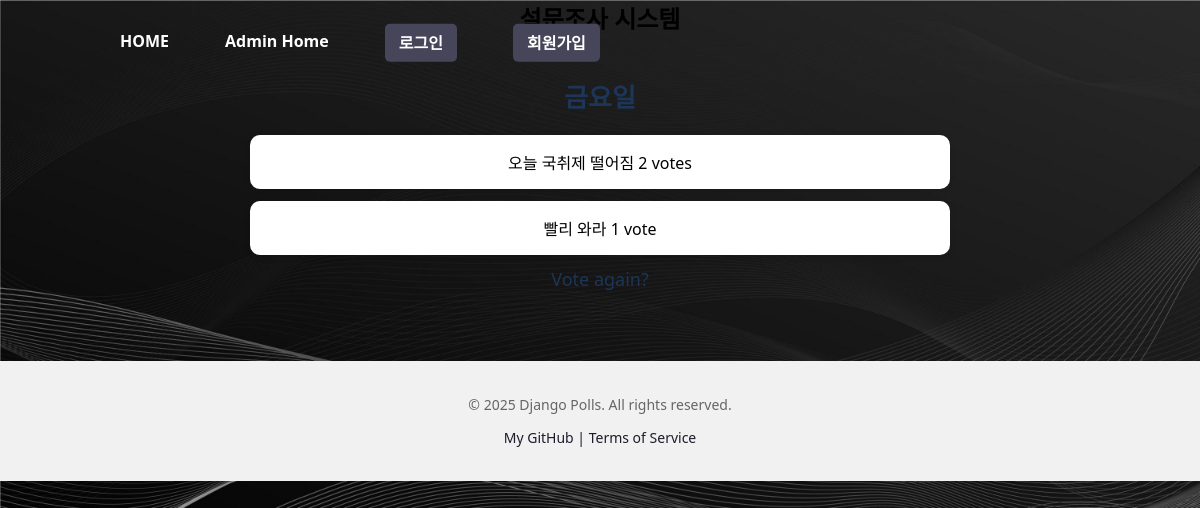
The page /polls/2/results/ on the database as committed earlier.
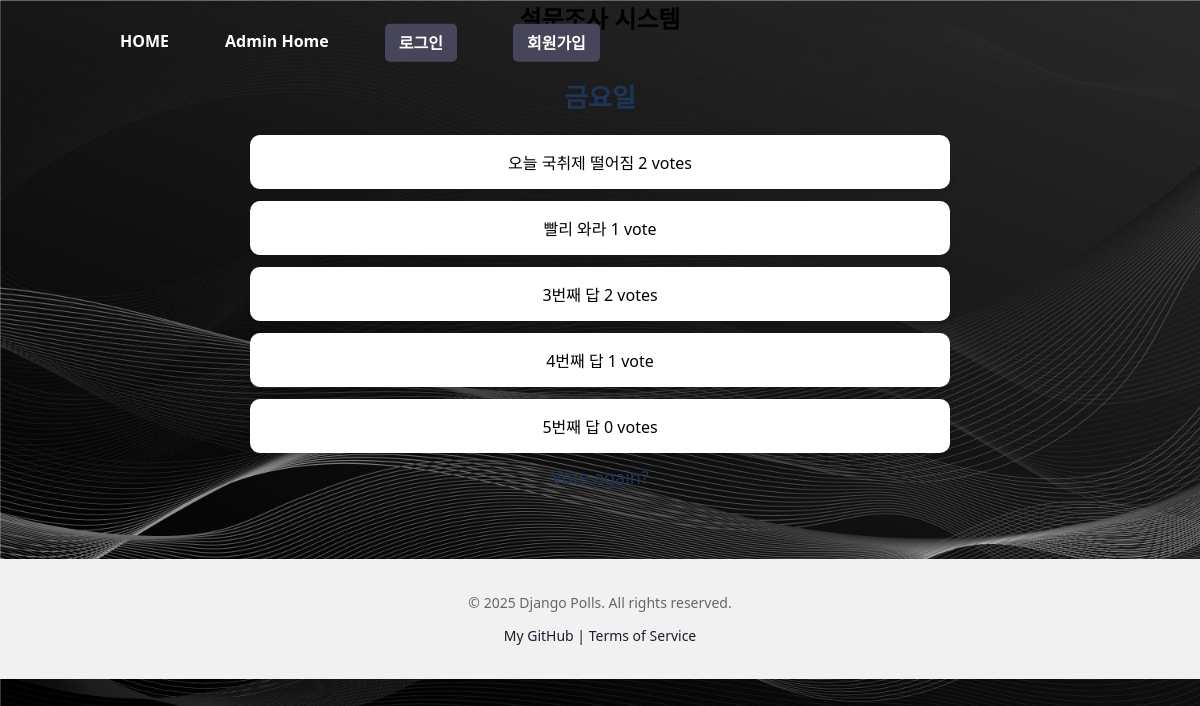
The same page on the database as committed later.
### polls/models.py (models this page shows, shortened)
class Question(models.Model):
    question_text = models.CharField(max_length=200)
    pub_date = models.DateTimeField('date published')

class Choice(models.Model):
    question = models.ForeignKey(Question, on_delete = models.CASCADE)
    choice_text = models.CharField(max_length=200)
    votes = models.IntegerField(default=0)

### polls/views.py (the view)
# urls.py: path("<int:pk>/results/", views.ResultsView.as_view(), name="results"),
class ResultsView(generic.DetailView):
    model = Question
    template_name = "polls/results.html"
    context_object_name = "question"

### templates/polls/results.html (shortened to what this page needs)
{% extends "polls/base.html" %}
{% load static %}
{% block content %}
<link rel="stylesheet" href="{% static 'polls/results.css' %}">
<div class="results-container">
  <h2 class="question-title">{{ question.question_text }}</h2>
  <ul class="result-list">
    {% for choice in question.choice_set.all %}
      <li>
        <span class="choice-text">{{ choice.choice_text }}</span>
        <span class="vote-count">{{ choice.votes }} vote{{ choice.votes|pluralize }}</span>
      </li>
    {% endfor %}
  </ul>
  <div class="vote-again">
    <a href="{% url 'polls:detail' question.id %}" class="vote-again-btn">Vote again?</a>
  </div>
</div>
{% endblock %}

### templates/polls/base.html (shortened to what this page needs)
{% load static %}
<!DOCTYPE html>
<html lang="ko">
{% include "polls/head.html" %}
<head>
  <link rel="stylesheet" href="{% static 'polls/index.css' %}">
</head>
<body>
  {% include "polls/header.html" %}
  <main>
    {% block content %}{% endblock %}
  </main>
  {% include "polls/footer.html" %}
</body>
</html>

### templates/polls/head.html (shortened to what this page needs)
{%load static%}
<head>
  <link rel="stylesheet" href="{% static 'polls/css/index.css' %}" />
  <link rel="stylesheet" href="{% static 'polls/css/detail.css' %}" />
  <link rel="stylesheet" href="{% static 'polls/css/accounts.css' %}" />
 </head>

### templates/polls/header.html
{%load static%}
<header>
  <div class="site-header">
    <h1 class="site-title">설문조사 시스템</h1>
    <nav class="site-nav">
      <ul>
        <li><a href="{% url 'polls:index' %}">HOME</a></li>
        <li><a href="{% url 'admin:index' %}">Admin Home</a></li>
        {% if user.is_authenticated %}
          <li>
            <form method="post" action="{% url 'logout' %}">
              {% csrf_token %}
              <button type="submit" class="nav-button">로그아웃</button>
            </form>
          </li>
        {% else %}
        <li><a href="{% url 'login' %}" class="nav-button">로그인</a></li>
        <li><a href="{% url 'signup' %}" class="nav-button">회원가입</a></li>
        {%endif%}
      </ul>
    </nav>
  </div>
</header>

### templates/polls/footer.html
{% load static %}
<footer>
 <div class="site-footer">
  <p>&copy; 2025 Django Polls. All rights reserved.</p>
  <p>
   <a href="https://github.com/yourusername">My GitHub |</a>
   <a href="/terms">Terms of Service</a>
  </p>
 </div>
</footer>

### static/polls/css/index.css (style rules this page uses)
body { background: url("../img/backgrond.jpg") no-repeat top left; background-size: cover; min-height: 100vh ; background-attachment: fixed; color: rgb(255, 255, 255); font-family: 'Segoe UI', sans-serif; margin: 0; padding: 0; color: rgb(0, 0, 0); }
.site-nav li { display: inline; background: none; box-shadow: none; }
main { padding: 20px; text-align: center; }
h2 { color: #333; font-size: 28px; margin-bottom: 20px; }
ul { list-style: none; padding: 0; margin: 0 auto; max-width: 700px; }
li { background-color: white; border-radius: 10px; margin-bottom: 12px; padding: 15px 20px; box-shadow: 0 2px 6px rgba(0, 0, 0, 0.1); transition: background-color 0.2s ease; }
a { text-decoration: none; font-size: 18px; color: #1d3557; }
footer { margin-top: 50px; padding: 20px; background-color: #f1f1f1; text-align: center; font-size: 14px; color: #666; }
footer a { color: #1e1c2b; text-decoration: none; font-size: 14px; }
.site-header { width: 100%; position: relative; text-align: center; }
.site-title { margin: 0; font-size: 24px; }
.site-nav { position: absolute; left: 100px; top: 50%; transform: translateY(-5%); }
.site-nav ul { list-style: none; margin: 0; padding: 0; }
.site-nav a { color: white; text-decoration: none; font-weight: bold; font-size: 16px; }

### static/polls/css/detail.css (style rules this page uses)
.question-title { font-size: 26px; color: #1d3557; margin-bottom: 20px; }

### static/polls/css/accounts.css (style rules this page uses)
.site-nav li { display: flex; align-items: center; }
.site-nav ul { list-style: none; display: flex; gap: 1rem; margin: 0; padding: 0; }
.nav-button { background-color: #464559; color: white; padding: 8px 14px; border-radius: 5px; font-weight: bold; transition: background-color 0.3s ease; text-decoration: none; border: none; outline: none; box-shadow: none; }

Rows that differ between the two databases and show on the page:
added Choice: choice_text "3번째 답", votes "2"
added Choice: choice_text "4번째 답", votes "1"
added Choice: choice_text "5번째 답", votes "0"
